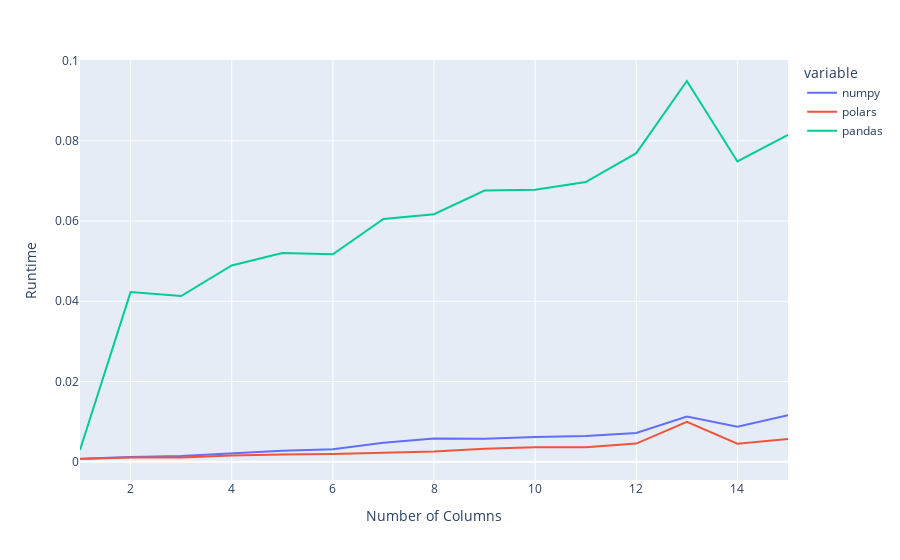

The notebook cell saved with this chart:
### Code cell
data = pd.DataFrame(scaling_of_time).T
px.line(
  data, 
  labels=dict(
    index="Number of Columns", 
    value="Runtime")
)

### Figure 1 — Plotly figure (JSON) as saved in the notebook; plotly's stock layout.template omitted (floating-point values rounded to 4 significant figures)
{"data": [{"hovertemplate": "variable=numpy<br>Number of Columns=%{x}<br>Runtime=%{y}<extra></extra>", "legendgroup": "numpy", "line": {"color": "#636efa", "dash": "solid"}, "marker": {"symbol": "circle"}, "mode": "lines", "name": "numpy", "orientation": "v", "showlegend": true, "type": "scatter", "x": [1, 2, 3, 4, 5, 6, 7, 8, 9, 10, 11, 12, 13, 14, 15], "xaxis": "x", "y": [0.0007172, 0.00119, 0.001413, 0.00215, 0.00276, 0.003123, 0.004713, 0.005782, 0.005734, 0.006169, 0.006431, 0.007151, 0.01127, 0.008706, 0.01161], "yaxis": "y"}, {"hovertemplate": "variable=polars<br>Number of Columns=%{x}<br>Runtime=%{y}<extra></extra>", "legendgroup": "polars", "line": {"color": "#EF553B", "dash": "solid"}, "marker": {"symbol": "circle"}, "mode": "lines", "name": "polars", "orientation": "v", "showlegend": true, "type": "scatter", "x": [1, 2, 3, 4, 5, 6, 7, 8, 9, 10, 11, 12, 13, 14, 15], "xaxis": "x", "y": [0.0006747, 0.001018, 0.00103, 0.001553, 0.001784, 0.001897, 0.002251, 0.002552, 0.003211, 0.003623, 0.003589, 0.004517, 0.009942, 0.004507, 0.005656], "yaxis": "y"}, {"hovertemplate": "variable=pandas<br>Number of Columns=%{x}<br>Runtime=%{y}<extra></extra>", "legendgroup": "pandas", "line": {"color": "#00cc96", "dash": "solid"}, "marker": {"symbol": "circle"}, "mode": "lines", "name": "pandas", "orientation": "v", "showlegend": true, "type": "scatter", "x": [1, 2, 3, 4, 5, 6, 7, 8, 9, 10, 11, 12, 13, 14, 15], "xaxis": "x", "y": [0.002905, 0.04228, 0.04129, 0.04892, 0.05205, 0.05173, 0.06052, 0.06171, 0.06759, 0.06778, 0.06971, 0.07692, 0.09492, 0.07486, 0.08147], "yaxis": "y"}], "layout": {"legend": {"title": {"text": "variable"}, "tracegroupgap": 0}, "margin": {"t": 60}, "xaxis": {"anchor": "y", "domain": [0.0, 1.0], "title": {"text": "Number of Columns"}}, "yaxis": {"anchor": "x", "domain": [0.0, 1.0], "title": {"text": "Runtime"}}}}
